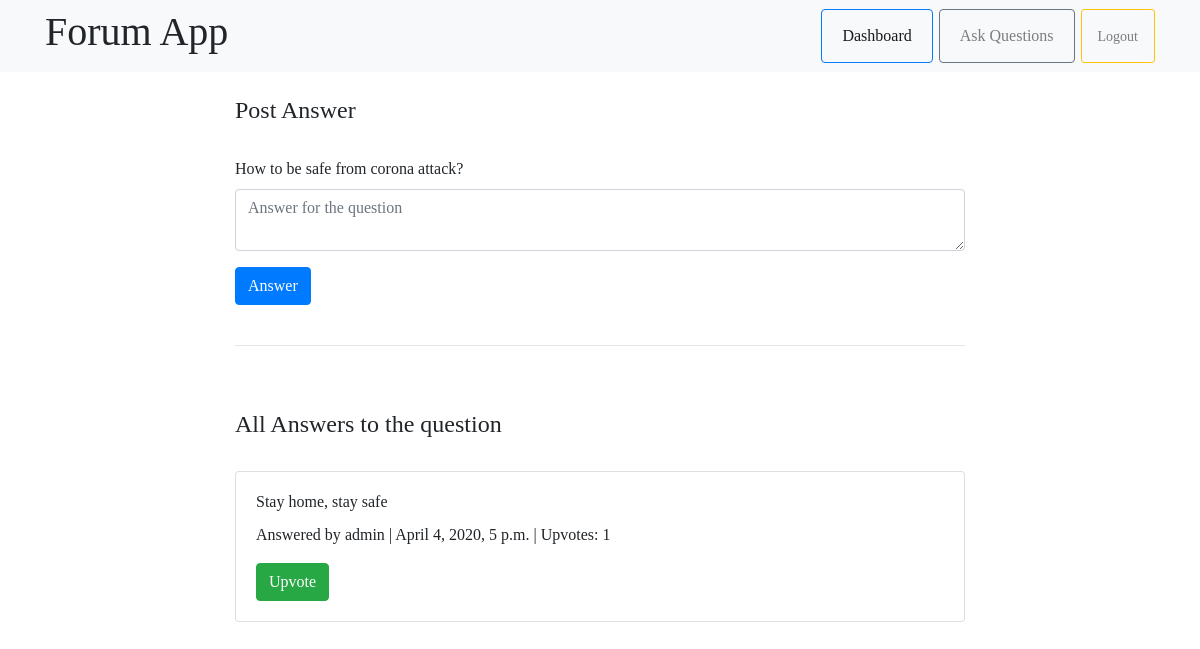
The app's page /discussion/6/ with its own data.
### quora/models.py (models this page shows, shortened)
class Question(models.Model):
    author= models.ForeignKey(User, on_delete=models.CASCADE)
    question= models.CharField(max_length=300,null=True, blank=True)
    timestamp= models.DateTimeField(auto_now=True,blank=True)

class Answer(models.Model):
	answer = models.CharField(max_length=1000, blank=True)
	timestamp = models.DateTimeField(auto_now_add=True, blank=True)
	question = models.ForeignKey(Question, on_delete=models.CASCADE)
	author = models.ForeignKey(User, on_delete=models.CASCADE)
	upvotes = models.IntegerField(blank=True)

### quora/views.py (the view, shortened to what this page needs)
# urls.py: path('discussion/<int:question_id>/',discussion),
def discussion(request, question_id):
    question=Question.objects.get(pk=question_id)
    all_answers=Answer.objects.filter(question=question_id)
    return render(request,"discussion.html", {"all_answers":all_answers,"question":question})

### quora/templates/discussion.html (shortened to what this page needs)
{% extends 'base1.html' %}
{% block body %}
	<div class="container">
		<div class="row">
			<div class="col-md-2"></div>
			<div class="col-md-8">
				<div class="sub-head mt-4 mb-2">
					<h4>Post Answer</h4>
				</div><br>
				<form action="/discussion/{{question.id}}/" method="POST">
					<div class="form-group">
						<label>{{question.question}}</label>
						<textarea class="form-control" name="answer" placeholder="Answer for the question"></textarea>
					</div>
					<button type="submit" class="btn btn-primary">Answer</button>
				</form>
				<br>
				<hr>
				<br>
				<div class="sub-head mt-4 mb-2">
					<h4>All Answers to the question</h4>
				</div><br>
				{% for answer in all_answers %}
					<div class="card">
						<div class="card-body">
							<h6 class="card-title">{{ answer.answer }}</h6>
							<p class="card-text">Answered by {{ answer.author }} | {{ answer.timestamp }} | Upvotes: {{ answer.upvotes }}</p>
							<a href="/upvote/{{answer.id}}/" class="btn btn-success">Upvote</a>
						</div>
					</div><br>
				{% endfor %}
			</div>
			<div class="col-md-2"></div>
		</div>
	</div>
{% endblock %}

### quora/templates/base1.html (style rules this page uses)
body { font-family:Georgia; }

### records on screen
Question: question "How to be safe from corona attack?"
Answer: answer "Stay home, stay safe", author "admin", timestamp "April 4, 2020, 5 p.m.", upvotes "1"
